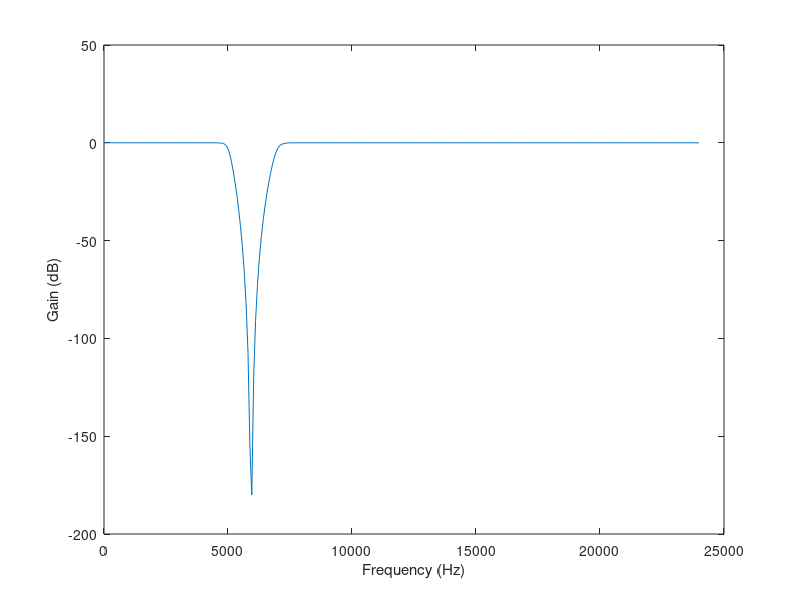
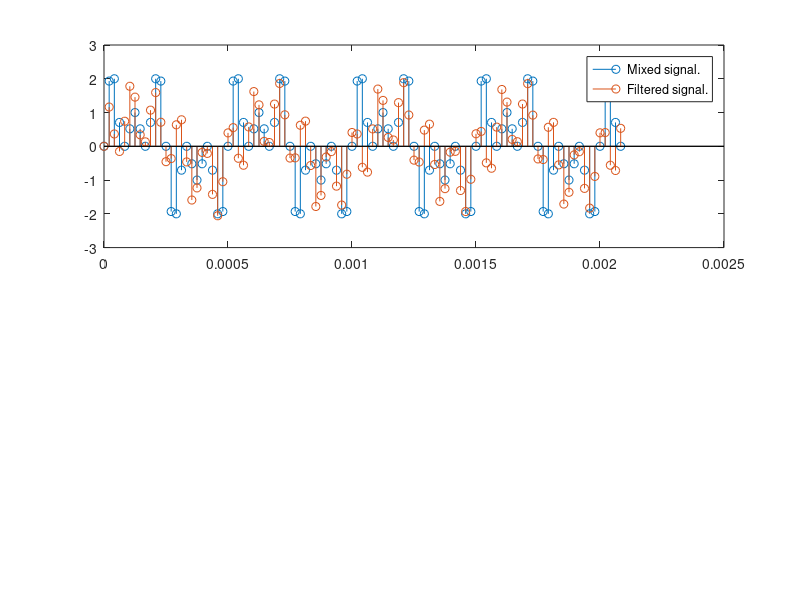
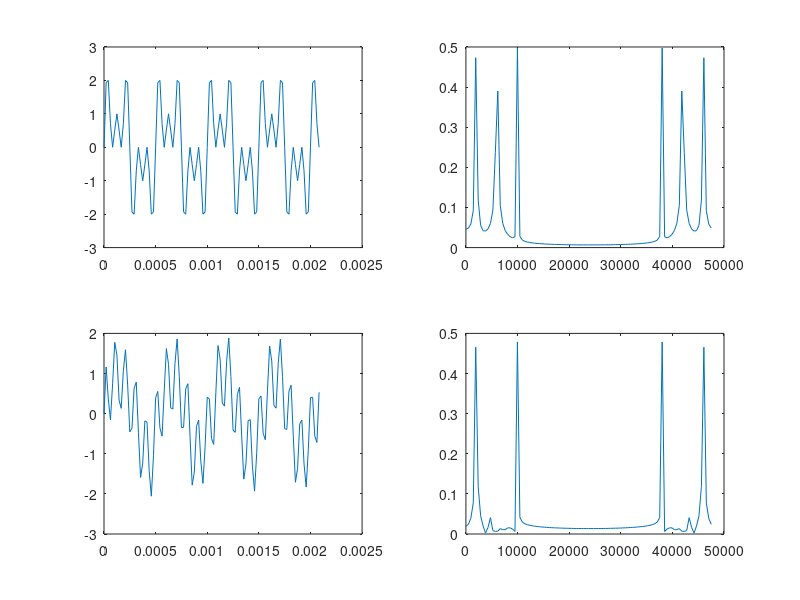

Recreate these plots in MATLAB, in order.
%mducng/SoC/D2/G2touch
clc;
clear;
close all;
%%%%%%%%%%%%%%%%%%%%%%%%%%%%%%%%%%%%%%%%%%%%%%%%%%%%%%%%%%%%%%%%%%%%%%%%%%%
% filter design
fs          = 48000;                                  % sampling frequency (Hz)
wp          = 5000;                                   % passband frequency
ws          = 7000;                                   % stopband frequency
n           = 6;                                      % filter order = 2*n = 12
w1          = (2 * wp)/fs;
w2          = (2 * ws)/fs;
wn          = [w1, w2];
[b, a]      = butter(n, wn, 'stop');
%%%%%%%%%%%%
w           = 0:0.01:pi;
[h, om]     = freqz(b, a, w);
m           = 20*log10(abs(h));
%%%%%%%%%%%%%%%%%%%%%%%%%%%%%%%%%%%%%%%%%%%%%%%%%%%%%%%%%%%%%%%%%%%%%%%%%%%
% create signal and check response
f1          = 2000;                                     % wanted frequency 1
f2          = 10000;                                    % wanted frequency 2 
fn          = 6000;                                     % noise frequency 
dt          = 1/fs;
t           = (0:1:100)*dt;
Nfft        = length(t);
xMixed      = 1*sin(2*pi*f1*t) + 1*sin(2*pi*fn*t) + 1*sin(2*pi*f2*t);
xFT         = filter(b,a,xMixed);
xMixedFFT   = fft(xMixed,Nfft);
xFTfft      = fft(xFT,Nfft);
dF          = fs/length(xMixed);
fVectors    = (0:1:100)*dF;
%%%%%%%%%%%%%%%%%%%%%%%%%%%%%%%%%%%%%%%%%%%%%%%%%%%%%%%%%%%%%%%%%%%%%%%%%%%
% plot magnitude response of designed filter:
figure(1); 
plot(om/pi*(fs/2), m);
ylabel('Gain (dB)');
xlabel('Frequency (Hz)');
% plot mixed signal and filtered signal:
figure(2);
subplot(2,1,1);
stem(t,xMixed);
hold on;
stem(t,xFT);
legend('Mixed signal.','Filtered signal.');
figure(3);
subplot(2,2,1);
plot(t,xMixed);
subplot(2,2,2);
plot(fVectors,abs(xMixedFFT/Nfft));
subplot(2,2,3);
plot(t,xFT);
subplot(2,2,4);
plot(fVectors,abs(xFTfft/Nfft));
%%%%%%%%%%%%%%%%%%%%%%%%%%%%%%%%%%%%%%%%%%%%%%%%%%%%%%%%%%%%%%%%%%%%%%%%%%%